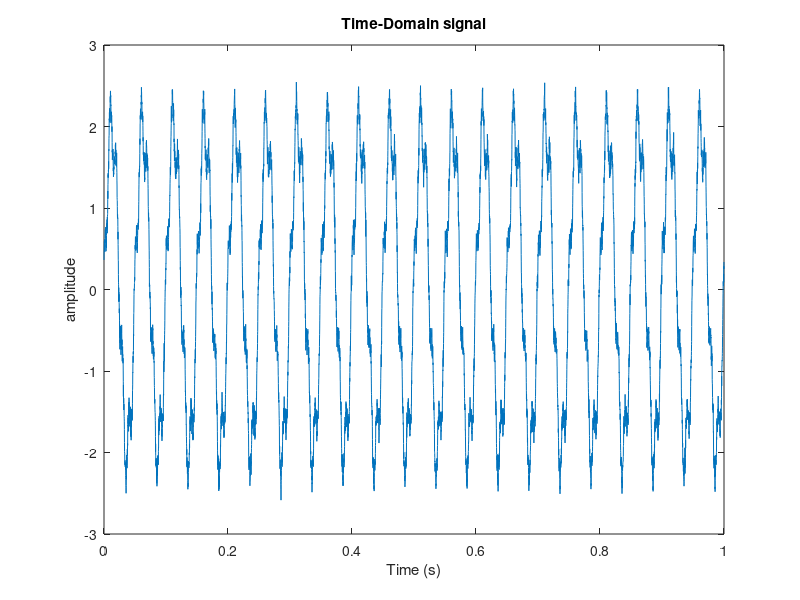
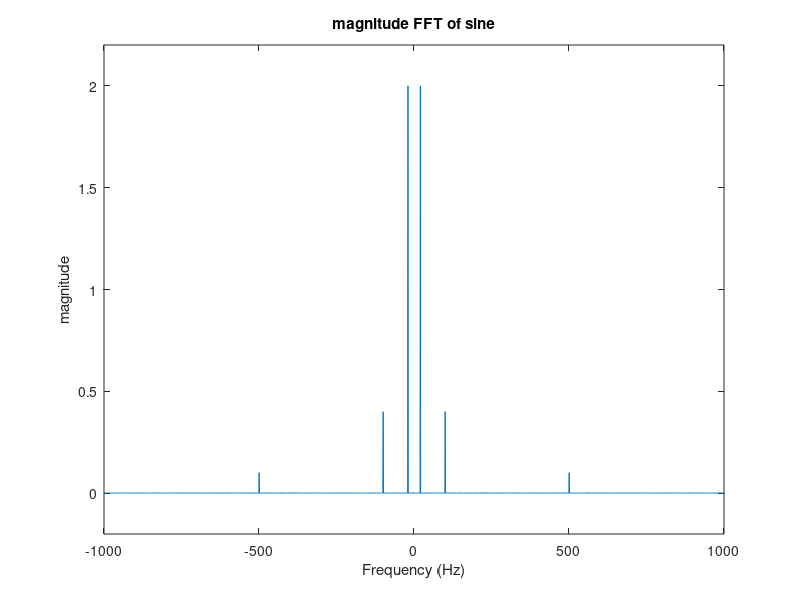

MATLAB code for these plots, in order:
close all;
clc;
fs = 8000;
t = 0:1/fs:1-1/fs;
signal = 2*sin(2*pi*20*t)+0.4*cos(2*pi*100*t)+0.1*sin(2*pi*500*t)+0.05*randn(size(t))

plot(t, signal);
title('Time-Domain signal');
xlabel('Time (s)');
ylabel('amplitude');

fftSignal = fft(signal);
fftSignal = fftshift(fftSignal)/(fs/2);
f = fs/2*linspace(-1,1,fs);
figure;

plot(f, abs(fftSignal));
axis([-1000 1000 -0.2 2.2]);
title('magnitude FFT of sine');
xlabel('Frequency (Hz)');
ylabel('magnitude');